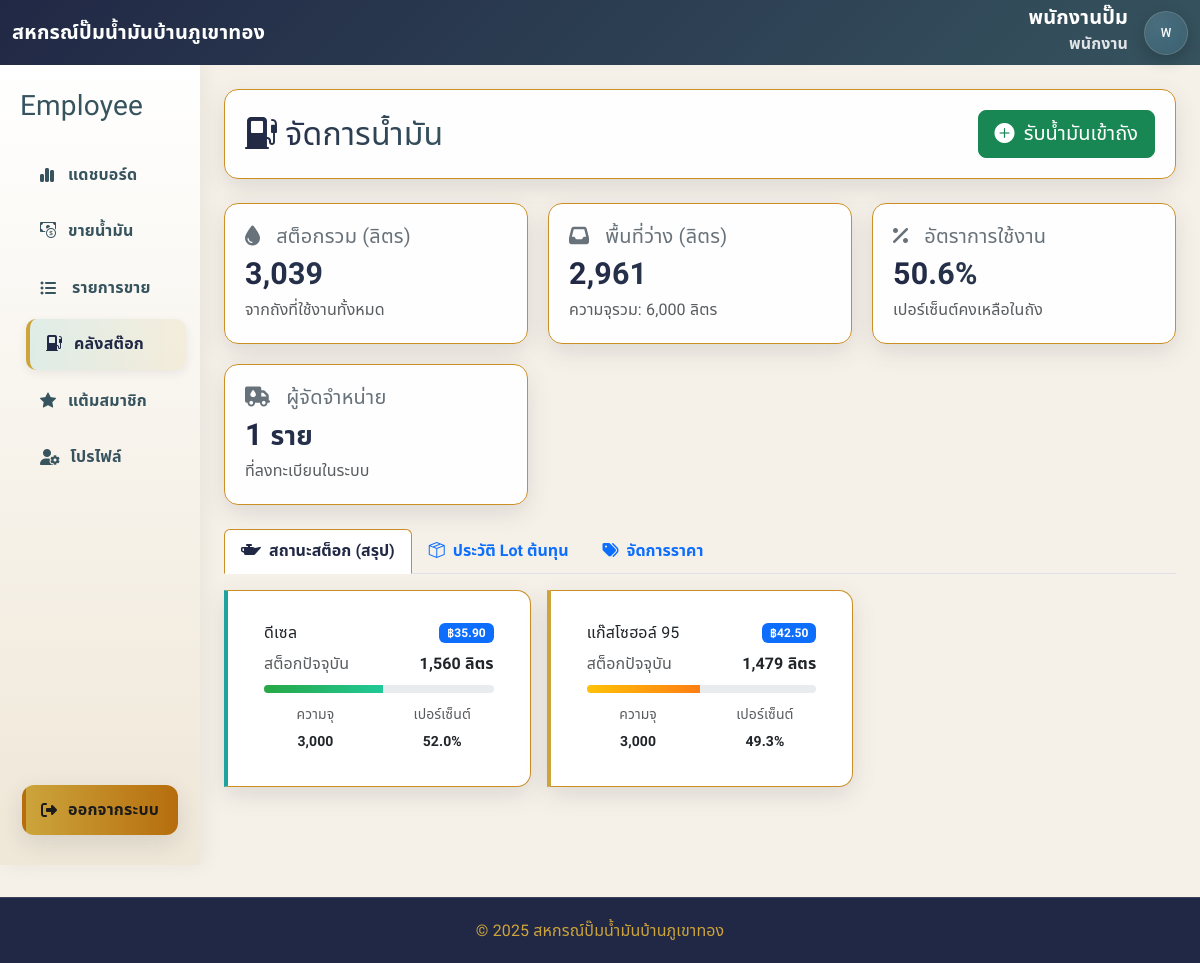
Page /employee/inventory.php (signed in) on the committed database.
### tables this page shows
CREATE TABLE `settings` (
  `id` int NOT NULL,
  `setting_name` varchar(20) NOT NULL,
  `setting_value` int NOT NULL,
  `comment` varchar(255) NOT NULL
);

CREATE TABLE `fuel_prices` (
  `fuel_id` int NOT NULL,
  `station_id` int NOT NULL DEFAULT '1',
  `fuel_name` varchar(255) NOT NULL,
  `price` decimal(10,2) NOT NULL,
  `display_order` int NOT NULL
);

### employee/inventory.php (the view, shortened to what this page needs)
<?php
try {
  $current_name = $_SESSION['full_name'] ?? 'พนักงาน';
  $current_role = $_SESSION['role'] ?? 'guest';
} catch (Throwable $e) {
  header('Location: /index/login.php?err=เกิดข้อผิดพลาดของระบบ');
  exit();
}
function nf($n, $d = 2) { return number_format((float)$n, $d, '.', ','); }
function table_exists(PDO $pdo, string $table): bool {
  try {
    $db = $pdo->query("SELECT DATABASE()")->fetchColumn();
    $st = $pdo->prepare("SELECT COUNT(*) FROM information_schema.tables WHERE table_schema=:db AND table_name=:tb");
    $st->execute([':db'=>$db, ':tb'=>$table]);
    return (int)$st->fetchColumn() > 0;
  } catch (Throwable $e) { return false; }
}
$site_name = 'สหกรณ์ปั๊มน้ำมันบ้านภูเขาทอง';
$station_id = 1;
try {
    $st = $pdo->prepare("SELECT setting_value, comment FROM settings WHERE setting_name='station_id' LIMIT 1");
    $st->execute();
    if ($r = $st->fetch(PDO::FETCH_ASSOC)) {
        $station_id = (int)$r['setting_value'];
        $site_name = $r['comment'] ?: $site_name;
    }
} catch (Throwable $e) {}
$fuels = [];
$suppliers = [];
$view_exists = table_exists($pdo, 'v_fuel_stock_live');
try {
    if (table_exists($pdo,'fuel_prices') && $view_exists) {
        $sql = "
            SELECT
                fp.fuel_id,
                fp.fuel_name,
                fp.price,
                fp.display_order,
                COALESCE(vfs.current_stock, 0) AS current_stock,
                COALESCE(vfs.capacity, 0) AS capacity,
                COALESCE(vfs.min_threshold, 0) AS min_threshold
            FROM fuel_prices fp
            LEFT JOIN v_fuel_stock_live vfs ON vfs.fuel_id = fp.fuel_id AND vfs.station_id = fp.station_id
            WHERE fp.station_id = :sid
            ORDER BY fp.display_order ASC, fp.fuel_id ASC
        ";
        $stmt = $pdo->prepare($sql);
        $stmt->execute([':sid' => $station_id]);
        while ($row = $stmt->fetch(PDO::FETCH_ASSOC)) {
            $capacity = (float)$row['capacity'];
            $current  = (float)$row['current_stock'];
            $pct = $capacity > 0 ? max(0,min(100, ($current / $capacity) * 100)) : 0;
            $fuels[$row['fuel_id']] = [
                'name' => $row['fuel_name'],
                'price' => (float)$row['price'],
                'current_stock' => $current,
                'capacity' => $capacity,
                'min_threshold' => (float)$row['min_threshold'],
                'stock_percentage' => $pct
            ];
        }
    }
    $suppliers_stmt = $pdo->prepare("SELECT supplier_id, supplier_name FROM suppliers WHERE station_id = ? ORDER BY supplier_name");
    $suppliers_stmt->execute([$station_id]);
    $suppliers = $suppliers_stmt->fetchAll(PDO::FETCH_ASSOC);
} catch (Throwable $e) {
    $error_message = "เกิดข้อผิดพลาด: " . $e->getMessage();
    error_log("Inventory Page Error: " . $e->getMessage());
}
$role_th_map = ['admin'=>'ผู้ดูแลระบบ','manager'=>'ผู้บริหาร','employee'=>'พนักงาน','member'=>'สมาชิกสหกรณ์','committee'=>'กรรมการ'];
$current_role_th = $role_th_map[$current_role] ?? 'ผู้ใช้งาน';
$avatar_text = mb_substr($current_name, 0, 1, 'UTF-8');
$total_capacity = array_sum(array_column($fuels, 'capacity'));
$total_stock    = array_sum(array_column($fuels, 'current_stock'));
$available_cap  = max(0, $total_capacity - $total_stock);
$utilization    = $total_capacity > 0 ? ($total_stock / $total_capacity) * 100 : 0;
?>
<!DOCTYPE html>
<html lang="th">
<head>
<link href="https://cdn.jsdelivr.net/npm/bootstrap@5.3.2/dist/css/bootstrap.min.css" rel="stylesheet" />
<link href="https://cdn.jsdelivr.net/npm/bootstrap-icons@1.11.3/font/bootstrap-icons.css" rel="stylesheet" />
<link rel="stylesheet" href="https://cdnjs.cloudflare.com/ajax/libs/font-awesome/6.5.2/css/all.min.css" />
<link rel="stylesheet" href="../assets/css/admin_dashboard.css" />
</head>
<body>
<nav class="navbar navbar-dark bg-primary">
  <div class="container-fluid">
    <div class="d-flex align-items-center gap-2">
      <a class="navbar-brand" href="profile.php"><?= htmlspecialchars($site_name) ?></a>
    </div>
    <div class="d-flex align-items-center gap-3 ms-auto">
      <div class="nav-identity text-end d-none d-sm-block">
        <div class="nav-name"><?= htmlspecialchars($current_name) ?></div>
        <div class="nav-sub"><?= htmlspecialchars($current_role_th) ?></div>
      </div>
      <a href="profile.php" class="avatar-circle text-decoration-none"><?= htmlspecialchars($avatar_text) ?></a>
    </div>
  </div>
</nav>
<div class="container-fluid">
  <div class="row">
    <aside class="col-lg-2 d-none d-lg-flex flex-column sidebar py-4">
      <div class="side-brand mb-3"><h3><span>Employee</span></h3></div>
      <nav class="sidebar-menu flex-grow-1">
        <a href="employee_dashboard.php"><i class="fa-solid fa-chart-simple"></i> แดชบอร์ด</a>
        <a href="sell.php"><i class="bi bi-cash-coin"></i> ขายน้ำมัน</a>
        <a href="list_sell.php"><i class="fa-solid fa-list-ul me-1"></i> รายการขาย</a>
        <a class="active" href="inventory.php"><i class="bi bi-fuel-pump-fill"></i> คลังสต๊อก</a>
        <a href="member_points.php"><i class="bi bi-star-fill"></i> แต้มสมาชิก</a>
        <a href="profile.php"><i class="fa-solid fa-user-gear"></i> โปรไฟล์</a>
      </nav>
      <a class="logout" href="/index/logout.php"><i class="fa-solid fa-right-from-bracket"></i>ออกจากระบบ</a>
    </aside>
    <main class="col-lg-10 p-4">
            <div class="main-header d-flex justify-content-between align-items-center">
                <h2 class="mb-0"><i class="bi bi-fuel-pump-fill"></i> จัดการน้ำมัน</h2>
                <button class="btn btn-success btn-lg" data-bs-toggle="modal" data-bs-target="#modalRefill">
                    <i class="bi bi-plus-circle-fill me-1"></i> รับน้ำมันเข้าถัง
                </button>
            </div>
            <div class="stats-grid mt-4 mb-4">
                <div class="stat-card">
                    <h5><i class="fa-solid fa-droplet me-2"></i>สต็อกรวม (ลิตร)</h5>
                    <h3 class="text-primary"><?= nf($total_stock, 0) ?></h3>
                    <p class="mb-0 text-muted">จากถังที่ใช้งานทั้งหมด</p>
                </div>
                <div class="stat-card">
                    <h5><i class="fa-solid fa-inbox me-2"></i>พื้นที่ว่าง (ลิตร)</h5>
                    <h3><?= nf($available_cap, 0) ?></h3>
                     <p class="mb-0 text-muted">ความจุรวม: <?= nf($total_capacity, 0) ?> ลิตร</p>
                </div>
                <div class="stat-card">
                    <h5><i class="fa-solid fa-percent me-2"></i>อัตราการใช้งาน</h5>
                    <h3 class="text-info"><?= nf($utilization, 1) ?>%</h3>
                    <p class="mb-0 text-muted">เปอร์เซ็นต์คงเหลือในถัง</p>
                </div>
                <div class="stat-card">
                    <h5><i class="fa-solid fa-truck-droplet me-2"></i>ผู้จัดจำหน่าย</h5>
                    <h3><?= count($suppliers) ?> <small>ราย</small></h3>
                    <p class="mb-0 text-muted">ที่ลงทะเบียนในระบบ</p>
                </div>
            </div>
            <ul class="nav nav-tabs mb-3" id="inventoryTab" role="tablist">
                <li class="nav-item" role="presentation">
                    <button class="nav-link active" data-bs-toggle="tab" data-bs-target="#stock-panel" type="button" role="tab"><i class="fa-solid fa-oil-can me-2"></i>สถานะสต็อก (สรุป)</button>
                </li>
                <li class="nav-item" role="presentation">
                    <button class="nav-link" data-bs-toggle="tab" data-bs-target="#lots-panel" type="button" role="tab"><i class="bi bi-box-seam me-2"></i>ประวัติ Lot ต้นทุน</button>
                </li>
                <li class="nav-item" role="presentation">
                    <button class="nav-link" data-bs-toggle="tab" data-bs-target="#price-panel" type="button" role="tab">
                        <i class="fa-solid fa-tags me-2"></i>จัดการราคา
                    </button>
                </li>
            </ul>
            <div class="tab-content" id="inventoryTabContent">
                <div class="tab-pane fade show active" id="stock-panel" role="tabpanel">
                    <div class="panel">
                        <div class="row g-3">
                            <?php foreach ($fuels as $id => $fuel):
                                $pct = (float)$fuel['stock_percentage'];
                                $stock_class = $pct <= 25 ? 'low' : ($pct <= 50 ? 'medium' : 'high');
                                $stock_card_class = $pct <= 25 ? 'low-stock' : ($pct <= 50 ? 'medium-stock' : 'high-stock');
                            ?>
                            <div class="col-md-6 col-lg-4">
                                <div class="card stock-card <?= $stock_card_class ?>" data-fuel="<?= htmlspecialchars((string)$id) ?>">
                                    <div class="card-body">
                                        <div class="d-flex justify-content-between align-items-start mb-2">
                                            <h6 class="card-title mb-0"><?= htmlspecialchars($fuel['name']) ?></h6>
                                            <span class="badge bg-primary badge-price" id="badge-price-<?= htmlspecialchars((string)$id) ?>">฿<?= nf($fuel['price'], 2) ?></span>
                                        </div>
                                        <div class="d-flex justify-content-between mb-2">
                                            <span class="text-muted">สต็อกปัจจุบัน</span>
                                            <strong class="stock-amount"><?= nf($fuel['current_stock'], 0) ?> ลิตร</strong>
                                        </div>
                                        <div class="stock-progress mb-2">
                                            <div class="stock-progress-bar <?= $stock_class ?>" style="width: <?= $pct ?>%"></div>
                                        </div>
                                        <div class="row text-center">
                                            <div class="col">
                                                <small class="text-muted">ความจุ</small><br>
                                                <small><strong><?= nf($fuel['capacity'], 0) ?></strong></small>
                                            </div>
                                            <div class="col">
                                                <small class="text-muted">เปอร์เซ็นต์</small><br>
                                                <small><strong><?= nf($pct, 1) ?>%</strong></small>
                                            </div>
                                        </div>
                                    </div>
                                </div>
                            </div>
                            <?php endforeach; ?>
                        </div>
                    </div>
                </div>
              </div>
        </main>
    </div>
</div>
<footer class="footer ">
        <span class="text">© <?= date('Y') ?> <?= htmlspecialchars($site_name) ?></span>
</footer>
<div class="position-fixed bottom-0 end-0 p-3" style="z-index:1080">
</div>
</body>
</html>

### assets/css/admin_dashboard.css (style rules this page uses)
:root { --sand:#E2D4B7; --cafe:#513F32; --steel:#68727A; --teal:#36535E; --navy:#212845; --gold:#CCA43B; --mint:#20A39E; --amber:#B66D0D; --choco:#3D2B1F; --font-heading:"Prompt","Noto Sans Thai",system-ui,-apple-system,"Segoe UI",Roboto,"Helvetica Neue",Arial,sans-serif; --font-body:"Noto Sans Thai","Prompt",system-ui,-apple-system,"Segoe UI",Roboto,"Helvetica Neue",Arial,sans-serif; --bg:#F6F1E8; --surface:#ffffff; --surface-glass:rgba(255,255,255,.95); --border:#cc8f26; --radius:14px; --shadow:0 8px 24px rgba(33,40,69,.12); --hover-shadow:0 16px 40px rgba(33,40,69,.18); --ease:all .3s ease; }
* { box-sizing:border-box }
body { font-family:var(--font-body); font-weight:400; letter-spacing:.1px; -webkit-font-smoothing:antialiased; -moz-osx-font-smoothing:grayscale; background:var(--bg); color:var(--navy); margin:0; line-height:1.65; }
h1,h2,h3,h4,h5,h6, .navbar .navbar-brand, .sidebar a, .side-brand span, .main-header h2, .stat-card h5 { font-family:var(--font-heading); letter-spacing:.2px; }
.sidebar { display:flex; flex-direction:column; background:linear-gradient(180deg,#fff,rgba(226,212,183,.35)); min-height:100vh; box-shadow:4px 0 20px rgba(0,0,0,.06); padding-bottom:1rem; }
.side-brand { display:flex; align-items:center; gap:.5rem; color:var(--teal); font-weight:800; margin:0 8px 6px; }
.sidebar-menu { display:flex; flex-direction:column; flex:1 1 auto; }
.sidebar a { display:flex; align-items:center; gap:10px; padding:12px 16px; margin:3px 8px; color:var(--teal); text-decoration:none; font-weight:600; border-left:4px solid transparent; border-radius:10px; transition:var(--ease); position:relative; }
.sidebar a i { min-width:18px }
.sidebar a:hover, .sidebar a.active { background:linear-gradient(90deg,rgba(32,163,158,.12),rgba(204,164,59,.12)); color:var(--navy); border-left-color:var(--gold); box-shadow:0 3px 10px rgba(33,40,69,.08); transform:translateX(6px); }
.sidebar .logout { margin-top:auto; margin:10px 10px 6px; padding:12px 14px; text-align:center; background:linear-gradient(90deg,var(--gold),var(--amber)); color:#1b1b1b; border-radius:12px; font-weight:800; text-decoration:none; box-shadow:var(--shadow); }
.main-header { display:flex; align-items:center; justify-content:space-between; gap:1rem; flex-wrap:wrap; padding:1.25rem; margin-bottom:1.25rem; background:var(--surface-glass); border:1px solid var(--border); border-radius:var(--radius); box-shadow:var(--shadow); }
.main-header h2 { margin:0; background:linear-gradient(90deg,var(--navy),var(--teal)); -webkit-background-clip:text; -webkit-text-fill-color:transparent; }
.stats-grid { display:grid; grid-template-columns:repeat(auto-fit,minmax(260px,1fr)); gap:1.25rem; margin-bottom:2rem; }
.stat-card { background:var(--surface-glass); border:1px solid var(--border); border-radius:var(--radius); padding:1.25rem; box-shadow:var(--shadow); transition:var(--ease); position:relative; overflow:hidden; }
.stat-card h5 { margin:0 0 .5rem; color:var(--steel); display:flex; gap:.5rem; align-items:center; }
.stat-card h3 { margin:.15rem 0 .25rem; font-size:1.9rem; font-weight:800; background:linear-gradient(90deg,var(--navy),var(--teal)); -webkit-background-clip:text; -webkit-text-fill-color:transparent; }
.stat-card p { margin:0; color:var(--teal) }
.text-primary { color:var(--teal)!important }
.text-info { color:var(--gold)!important }
.footer { background:var(--navy); color:#CCA43B; text-align:center; padding:1.2rem 0; margin-top:2rem; border-top:1px solid rgba(255,255,255,.12); }
.navbar.bg-primary { background:linear-gradient(135deg,var(--navy),var(--teal)) !important; }
.navbar, .navbar * { color:#fff; }
.navbar .navbar-brand { font-weight:700;letter-spacing:.2px }
.btn-nav-circle, .avatar-circle { width:44px;height:44px;border-radius:999px; display:grid;place-items:center; background:radial-gradient(circle at 30% 30%,rgba(255,255,255,.16),rgba(255,255,255,.08)); border:1px solid rgba(255,255,255,.14); color:#fff; box-shadow:0 6px 16px rgba(0,0,0,.20); backdrop-filter:saturate(160%) blur(8px); -webkit-backdrop-filter:saturate(160%) blur(8px); }
.nav-identity .nav-name { color:#fff; font-weight:800; font-size:1.25rem; line-height:1.05; }
.nav-identity .nav-sub { color:rgba(255,255,255,.85); font-weight:600; margin-top:2px; }

### rows in the picture
settings: comment "สหกรณ์ปั๊มน้ำมันบ้านภูเขาทอง"
fuel_prices: fuel_name "ดีเซล", price "35.90", current_stock "1,560", $pct 51.989666666667 (drawn), capacity "3,000", pct "52.0"

### other values in the picture
$current_name "พนักงานปั๊ม"
$current_role_th "พนักงาน"
$avatar_text "พ"
nf($total_stock, 0) "3,039"
nf($available_cap, 0) "2,961"
nf($total_capacity, 0) "6,000"
nf($utilization, 1) "50.6"
count($suppliers) "1"
$fuel['name'] "แก๊สโซฮอล์ 95"
nf($fuel['price'], 2) "42.50"
nf($fuel['current_stock'], 0) "1,479"
nf($fuel['capacity'], 0) "3,000"
nf($pct, 1) "49.3"
